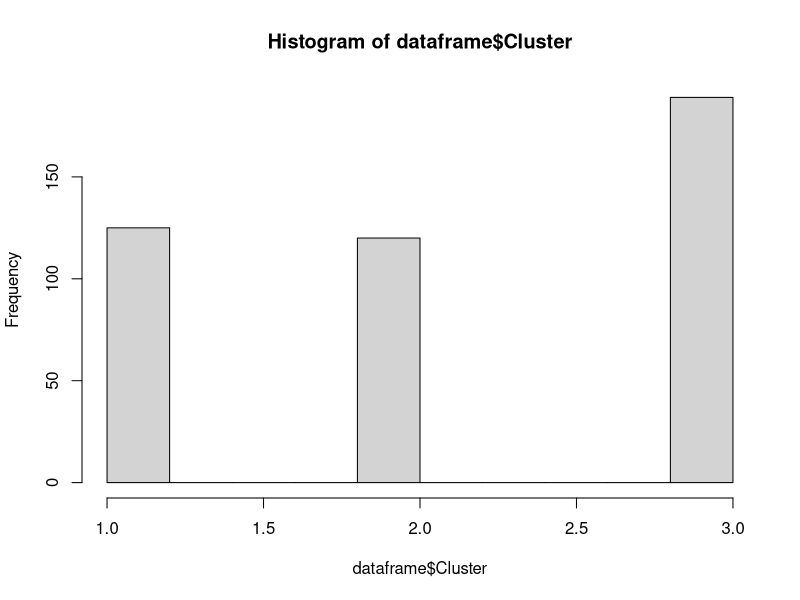
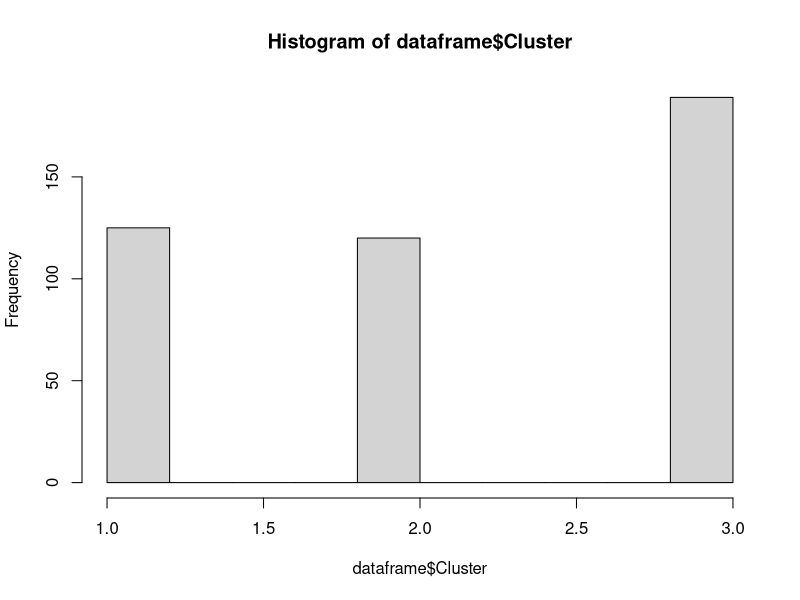
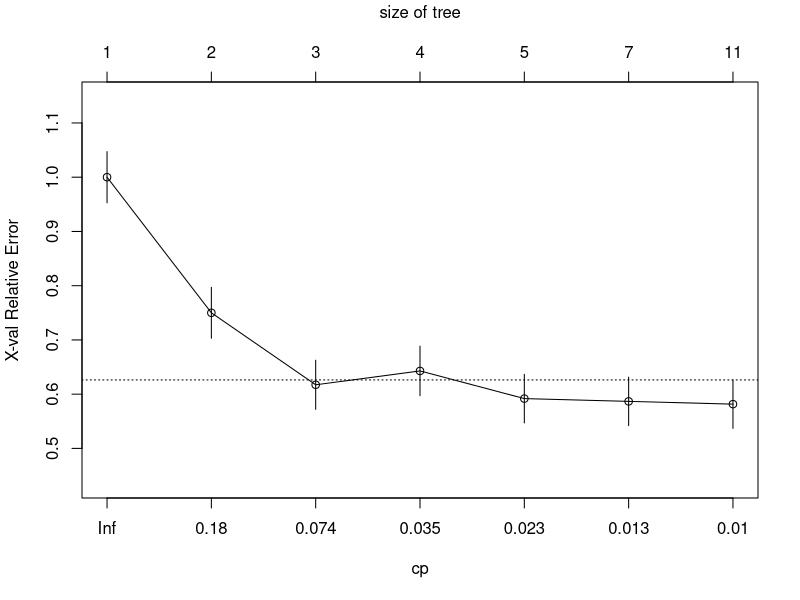
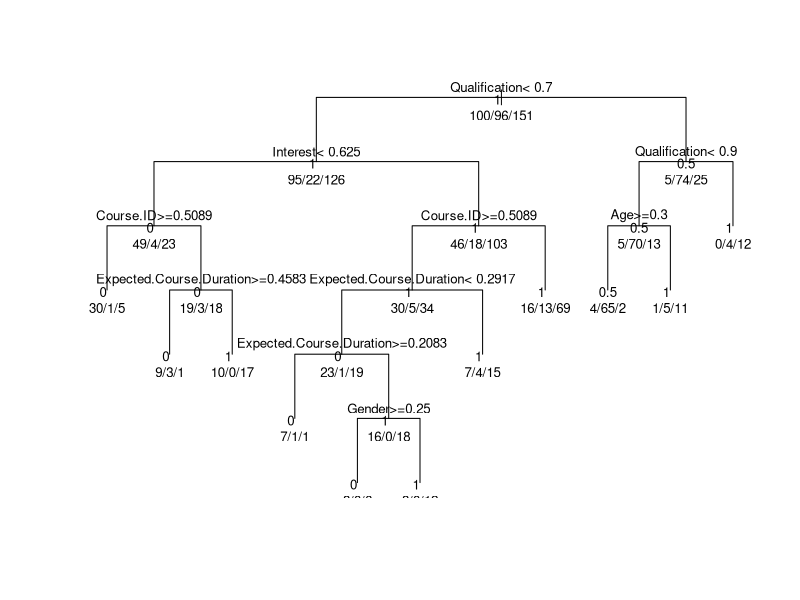

These figures' R source, in order:
library(MASS)
library(rpart)
set.seed(123)
k.data1 <- read.csv( "Workbook8.csv", header = TRUE )
head( k.data1 )
dataframe<-k.data1
dataframe$Group=NULL
dataframe$Gender=NULL
#dataframe$x1=NULL
head(dataframe)
#dataframe<- Boston
str(dataframe)
hist(dataframe$Cluster)
dim(dataframe)
apply(dataframe,2,range)
maxvalue<-apply(dataframe,2,max)
maxvalue
minvalue<-apply(dataframe,2,min)
minvalue
dataframe<-as.data.frame(scale(dataframe,center=minvalue,scale=maxvalue-minvalue))
#ind<-sample(1:nrow(dataframe),350)
#traindf<-dataframe[1:350,]
#testdf<-dataframe[351:434,]
str(dataframe)
#library(plyr)
#library(rpart)
#set.seed(123)
#folds<-split(dataframe,cut(sample(1:nrow(dataframe)),5))
#errs<- rep(NA,length(folds))
#for(i in 1:length(folds))
#{
#  test<-ldply(folds[i],dataframe)
#  train<-ldply(folds[-i],dataframe)

set.seed(450)
outs<-NULL
k<-20
library(plyr)
pbar<-create_progress_bar('text')
pbar$init(k)

for(i in 1:k){
  index<-sample(1:nrow(dataframe),round(0.8*nrow(dataframe)))
  train.cv<-dataframe[index,]
  test.cv<-dataframe[-index,]
dtmodel<-rpart(Cluster ~ . ,data=train.cv,method='class')

#printcp(dtmodel)
#plotcp(dtmodel)
#plot(dtmodel,uniform=TRUE)
#text(dtmodel, use.n=TRUE, all=TRUE, cex=.8)
#post(dtmodel, file = "dt.ps")
#text(dtmodel)
#summary(dtmodel)
predictdt<-predict(dtmodel,test.cv,type='class')
t<-table(predictions=predictdt,actual=test.cv$Cluster)
outs[i]<-1-sum(diag(t))/sum(t)
pbar$step
}
print("Decision Tree")
outs
acc<-(1-outs)*100
acc
#mse1
#mean(mse1)
#acc<-(1-mse1)*100
#t
#sum(diag(t))
#sum(t)
#sum(diag(t))/sum(t)#
library(MASS)
library(rpart)
set.seed(123)
k.data1 <- read.csv( "Workbook8.csv", header = TRUE )
head( k.data1 )
dataframe<-k.data1
dataframe$Group=NULL
#dataframe$Gender=NULL
#dataframe$x1=NULL
head(dataframe)
#dataframe<- Boston
str(dataframe)
hist(dataframe$Cluster)
dim(dataframe)
apply(dataframe,2,range)
maxvalue<-apply(dataframe,2,max)
maxvalue
minvalue<-apply(dataframe,2,min)
minvalue
dataframe<-as.data.frame(scale(dataframe,center=minvalue,scale=maxvalue-minvalue))
library(caTools)
ind<-sample.split(Y=dataframe$Cluster,SplitRatio = 0.8)
traindf<-dataframe[ind,]
testdf<-dataframe[!ind,]
dtmodel<-rpart(Cluster ~ . ,data=traindf,method='class')
printcp(dtmodel)
plotcp(dtmodel)
plot(dtmodel,uniform=TRUE)
text(dtmodel, use.n=TRUE, all=TRUE, cex=.8)
#post(dtmodel, file = "dt.ps")
#text(dtmodel)
summary(dtmodel)
predictdt<-predict(dtmodel,testdf,type='class')
t<-table(predictions=predictdt,actual=testdf$Cluster)
t
sum(diag(t))
sum(t)
sum(diag(t))/sum(t)
df1 <- read.csv( "new_data.csv", header = TRUE )
predictdt2<-predict(dtmodel,df1[435,],type='class')
predictdt2
